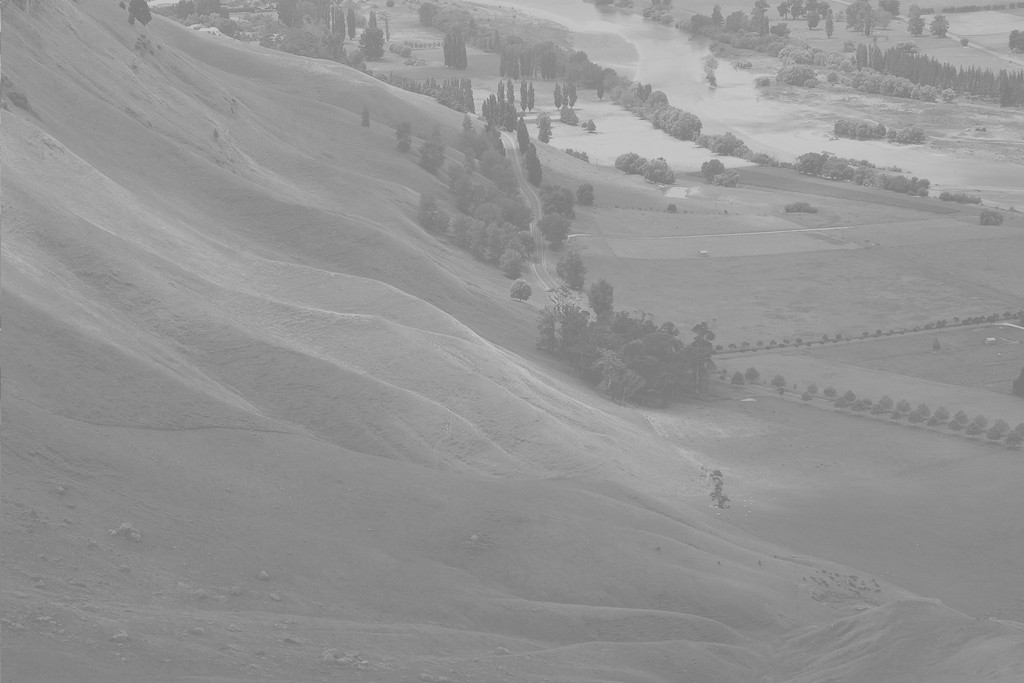
#> input picture datasets/img7.jpg, 1024 x 683 px, found by its file name
$ python ContrastStretching.py
#> lines starting #> are read from the running program, lines starting #| are printed output that depends on the picture
import numpy as np, matplotlib.pyplot as plt, cv2

#Contrast Stretching
def pixelVal(pix, r1, s1, r2, s2):
    if 0 <= pix <= r1:
        return (s1 / max(r1, 1e-6)) * pix
    elif r1 < pix <= r2:
        return ((s2 - s1) / max((r2 - r1), 1e-6)) * (pix - r1) + s1
    else:
        return ((255 - s2) / max((255 - r2), 1e-6)) * (pix - r2) + s2


# --- HE tự viết cho ảnh xám uint8 ---
def equalizeHistogram(img):
    N = img.size
    hist = np.bincount(img.ravel(), minlength=256)
    nz = np.flatnonzero(hist)
    if nz.size == 0: return img.copy()
    cdf = hist.cumsum()
    cdf_min = cdf[nz[0]]
    if cdf_min == N: return img.copy()
    lut = np.floor((cdf - cdf_min) * 255.0 / (N - cdf_min)).clip(0, 255).astype(np.uint8)
    return lut[img]


# --- Đọc ảnh xám (nếu ảnh màu muốn giữ màu, xem ghi chú bên dưới) ---
filename = r"img7.jpg"
img = cv2.imread(filename,cv2.IMREAD_GRAYSCALE)
#> img is the input picture: shape (683, 1024); min 114, max 208, mean 148

r1, s1, r2, s2 = 70, 10, 200, 255
contrast_stretched = np.vectorize(pixelVal)(img, r1, s1, r2, s2)
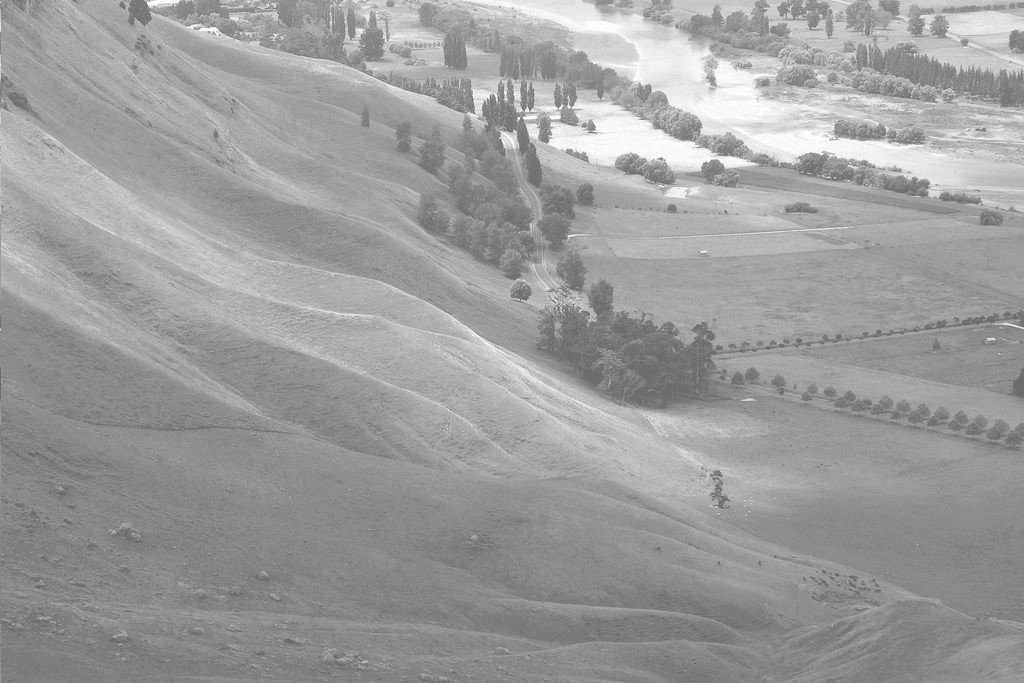
#> contrast_stretched: shape (683, 1024) float64; min 92.92, max 255, mean 157
contrast_stretched = np.clip(contrast_stretched, 0, 255).astype(np.uint8)

# HE & CLAHE trên ảnh negative
img_he = equalizeHistogram(contrast_stretched)
#> in equalizeHistogram, `hist = np.bincount(img.ravel(), minlength=256)`: hist = 256 values, max 28701 at index 136, min 0 at index 0, mean 2732
#> in equalizeHistogram, `nz = np.flatnonzero(hist)`: nz = 87 values from 92 to 255
#> in equalizeHistogram, `cdf = hist.cumsum()`: cdf = 256 values from 0 to 699392
#> in equalizeHistogram, `cdf_min = cdf[nz[0]]`: cdf_min = 1
#> in equalizeHistogram, `lut = np.floor((cdf - cdf_min) * 255.0 / (N - cdf_min)).clip(0, 255).a..`: lut = 256 values from 0 to 255
#> in equalizeHistogram, `return lut[img]`:
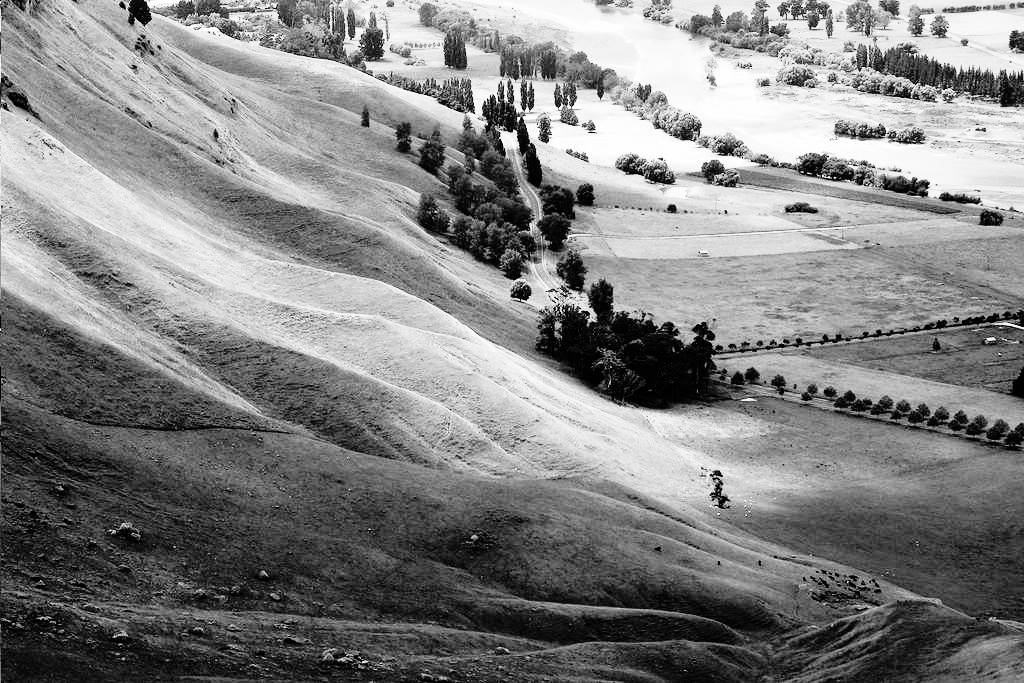
#> returned value: shape (683, 1024); min 0, max 255, mean 130
clahe = cv2.createCLAHE(clipLimit=3.0, tileGridSize=(8,8))
img_clahe = clahe.apply(contrast_stretched)
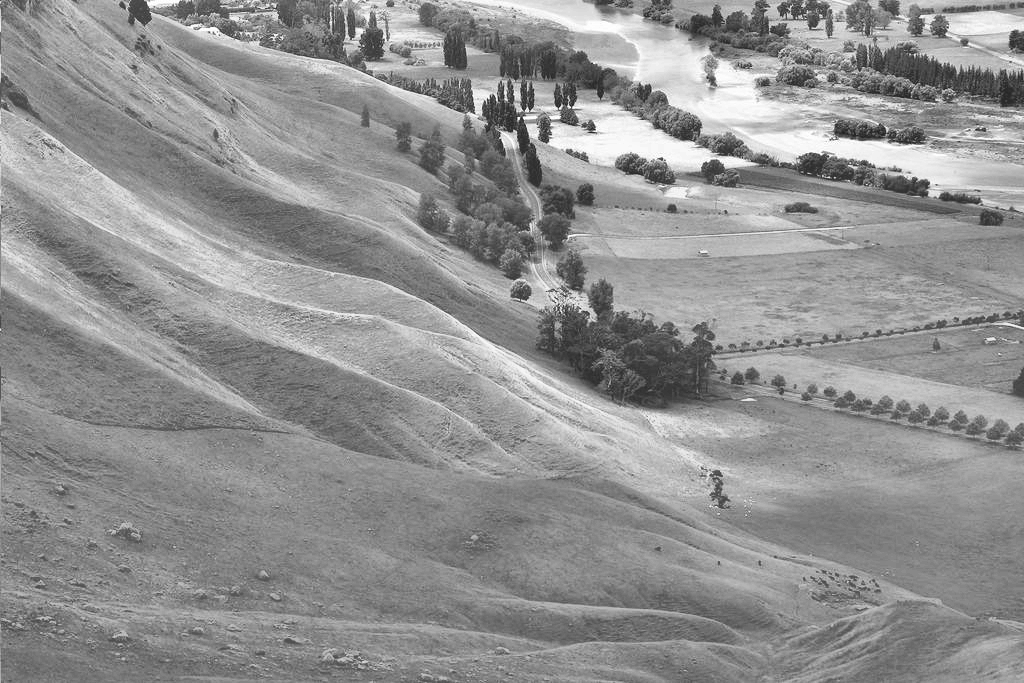
#> img_clahe: shape (683, 1024); min 27, max 255, mean 145.1

# --- Hiển thị 4 ảnh + 4 histogram ---
fig, axs = plt.subplots(
    2, 2,
    figsize=(18, 10),     # to hơn
    dpi=150,              # nét hơn
    layout="constrained"  # tự canh sát nhau
)

axs[0,0].imshow(img, cmap='gray', vmin=0, vmax=255);  axs[0,0].set_title('Original');           axs[0,0].axis('off')
axs[0,1].imshow(contrast_stretched, cmap='gray', vmin=0, vmax=255);  axs[0,1].set_title('Contrast Stretching');           axs[0,1].axis('off')
axs[1,0].imshow(img_he, cmap='gray', vmin=0, vmax=255); axs[1,0].set_title('HE'); axs[1,0].axis('off')
axs[1,1].imshow(img_clahe, cmap='gray', vmin=0, vmax=255); axs[1,1].set_title('CLAHE'); axs[1,1].axis('off')
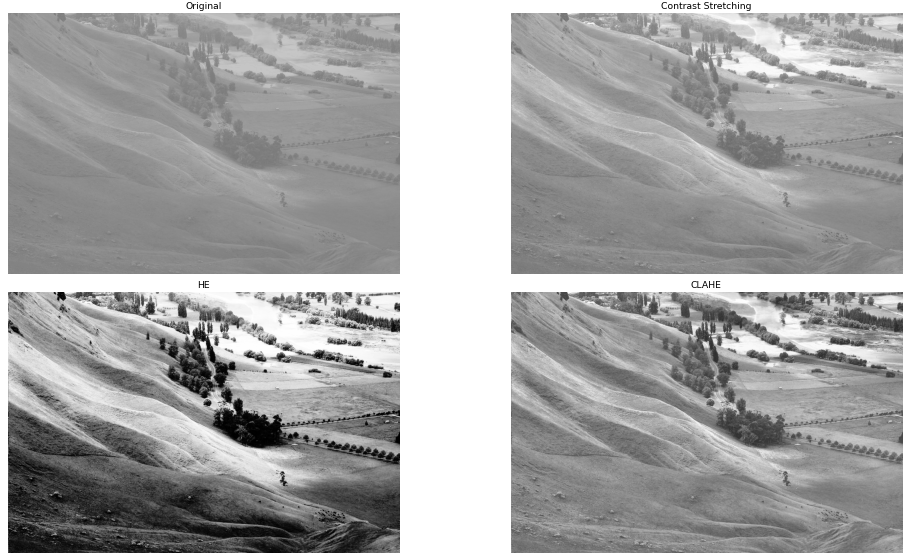
#> figure drawn by matplotlib, 4 panels
